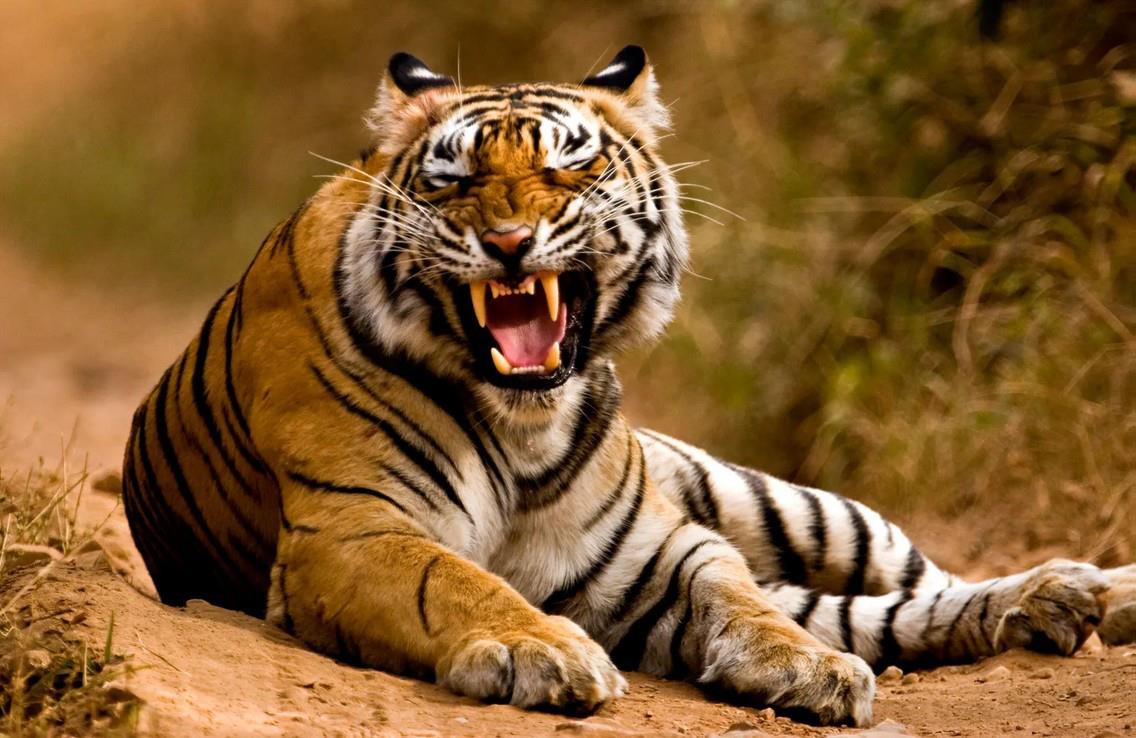
#> input picture practica_12/tigre.jpg, 1136 x 738 px, found by its file name
$ python affine.py
#> lines starting #> are read from the running program, lines starting #| are printed output that depends on the picture
import cv2 as cv
import numpy as np
import matplotlib.pyplot as plt
import math

def Translation(X,Y):
    N=np.array([[1.,0.,X],[0.,1.,Y]])
    return N

def Scale(X,Y):
    N=np.array([[X,0.,0],[0.,Y,0]])
    return N

def Rotate(angulo,rows,cols):
    N=np.array([[math.cos(angulo), math.sin(angulo), (1-math.cos(angulo))*cols/2 - math.sin(angulo)*rows/2],
                [-math.sin(angulo), math.cos(angulo), math.sin(angulo)*cols/2 + (1-math.cos(angulo))*rows/2]])
    return N

def Shear(X1,X2,Y1,Y2):
    N=np.array([[X1,Y1,0],
                [X2,Y2,0]])
    return N

img=cv.imread('tigre.jpg',cv.IMREAD_COLOR)
#> img is the input picture: shape (738, 1136, 3); mean B, G, R 47.2, 92.1, 130.4
rows,cols,ch=img.shape
#> rows = 738; cols = 1136; ch = 3

#M = Translation(75,150)
#M = Scale(0.5,0.8)
#M = Rotate(math.pi/3,rows,cols)
M = Shear(0.2,0.9,0.5,0.5)
img2=cv.warpAffine(img, M, (cols, rows))
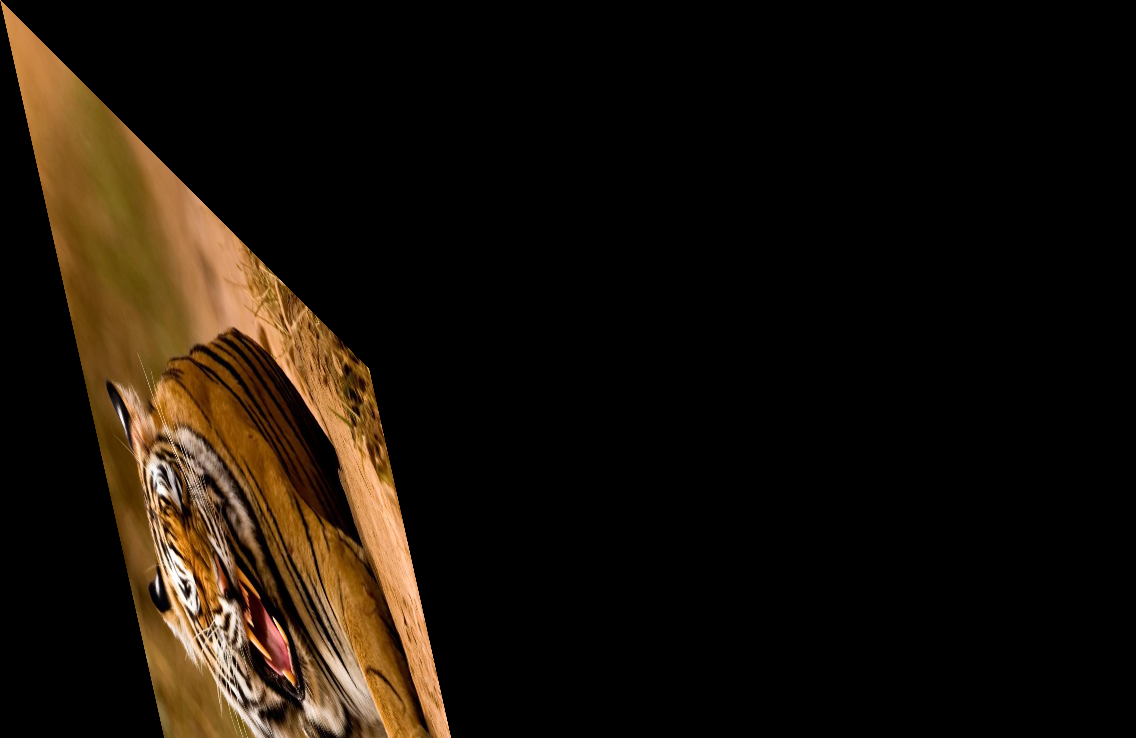
#> img2: shape (738, 1136, 3); mean B, G, R 8.8, 17.5, 25.4

plt.subplot(1,2,1),plt.imshow(cv.cvtColor(img,cv.COLOR_BGR2RGB)),plt.title('Original')
plt.subplot(1,2,2),plt.imshow(cv.cvtColor(img2,cv.COLOR_BGR2RGB)),plt.title('Modified')
plt.show()
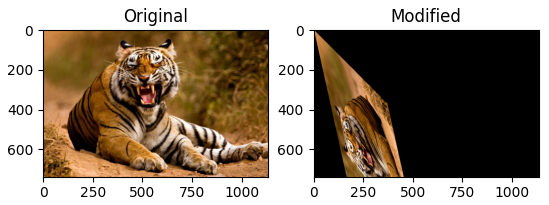
#> figure drawn by matplotlib, 2 panels
